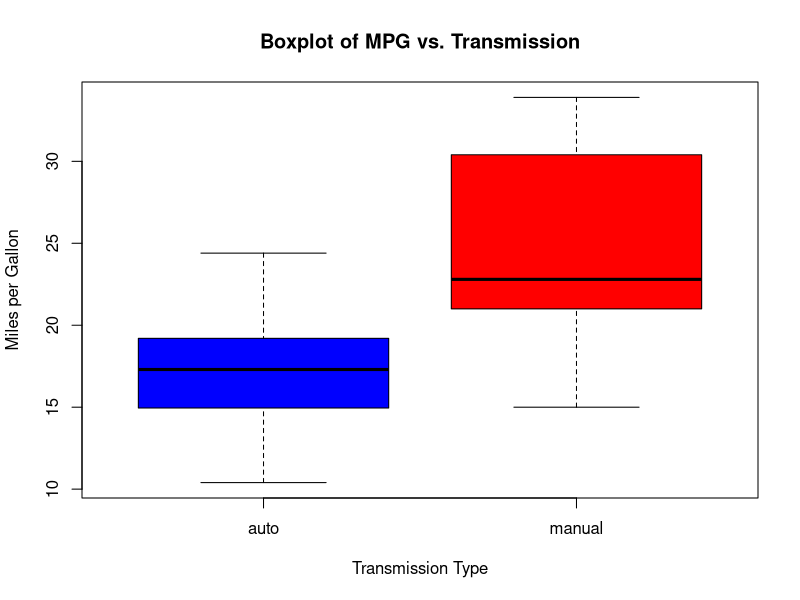
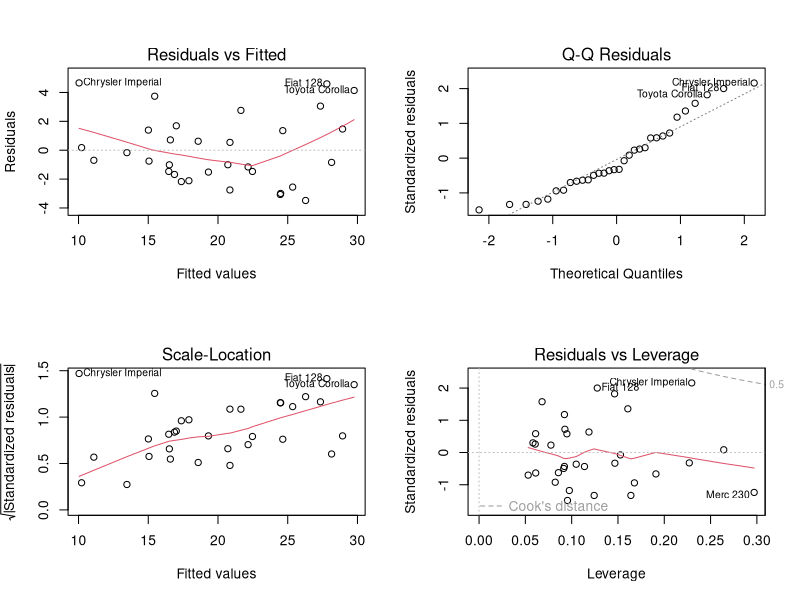

Generate these figures, in order, with R:
## ---- chunk 1
library(datasets)
library(dplyr)
library(ggplot2)
## ---- chunk 2
mt <- mtcars
head(mt)
str(mt)
summary(mt$mpg)
## ---- chunk 3
mt$am <- as.factor(mt$am)
levels(mt$am) <- c("auto", "manual")
boxplot(mpg ~ am, data = mt, xlab = "Transmission Type", col = c("blue", "red"), ylab = "Miles per Gallon", main = "Boxplot of MPG vs. Transmission")
## ---- chunk 4
aggregate(mpg~am, data = mt, mean)
## ---- chunk 5
auto <- mt[mt$am == "auto", ]
manual <- mt[mt$am == "manual", ]
t.test(auto$mpg, manual$mpg) 
## ---- chunk 6
fit <- lm(mpg ~ am, data = mt)
summary(fit) 
## ---- chunk 7
fitm2 <- lm(mpg ~ am + cyl + disp + hp + wt + qsec + drat + vs + gear + carb, data = mt) 
bestmod <- step(fitm2, direction = "backward")
## ---- chunk 8
fitbest <- lm(mpg ~ am + wt +qsec, data = mt)
summary(fitbest)
## ---- chunk 9
anova(fit, fitbest)
## ---- chunk 10
par(mfrow = c(2,2))
plot(fitbest)
